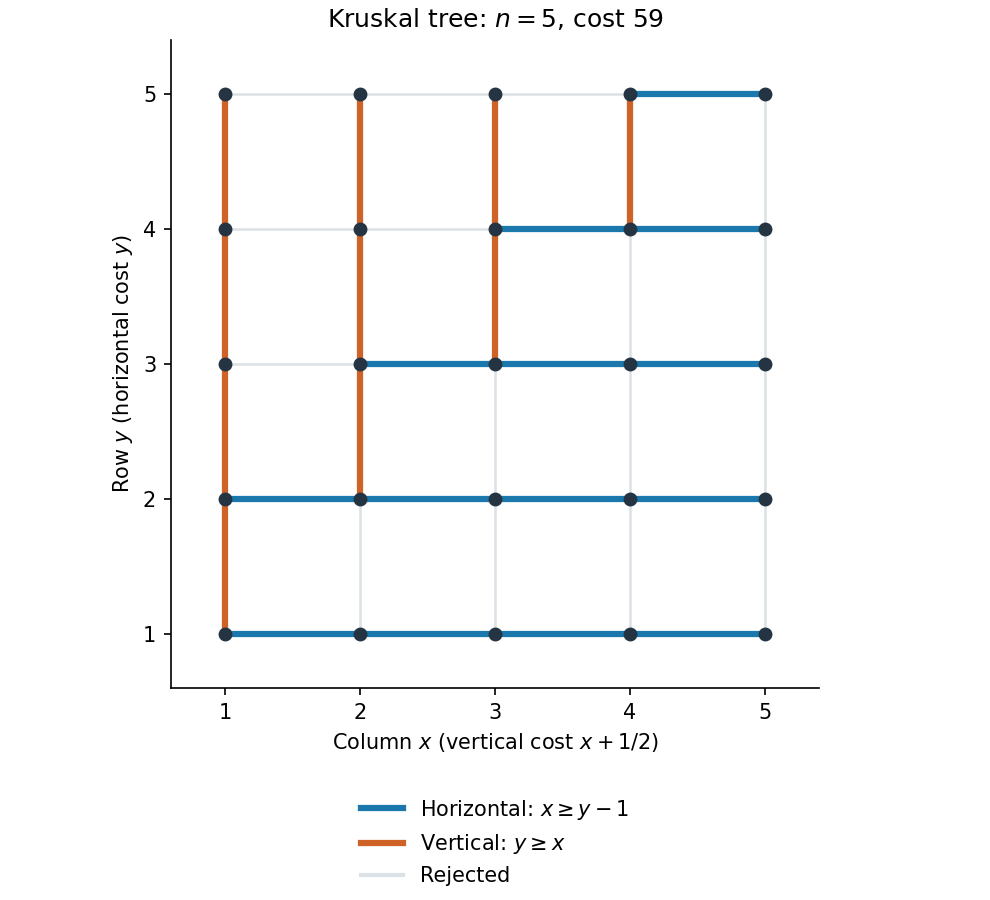

Reproduce this figure in Python.
"""Kruskal tree on the ASO weighted grid; Python 3.14, NumPy/Matplotlib per pyproject.toml."""
from pathlib import Path
import numpy as np
import matplotlib
matplotlib.use('Agg')
import matplotlib.pyplot as plt
from matplotlib.lines import Line2D


def main():
    n = 5
    fig, ax = plt.subplots(figsize=(6.6, 6.0), layout='constrained')
    count, cost = 0, 0.
    for y in range(1, n+1):
        for x in range(1, n):
            selected = x >= y-1
            ax.plot([x, x+1], [y, y], color='#1b78ad' if selected else '#dce1e5',
                    lw=3 if selected else 1.2, zorder=2 if selected else 1)
            if selected:
                count += 1
                cost += y
    for x in range(1, n+1):
        for y in range(1, n):
            selected = y >= x
            ax.plot([x, x], [y, y+1], color='#cf6227' if selected else '#dce1e5',
                    lw=3 if selected else 1.2, zorder=2 if selected else 1)
            if selected:
                count += 1
                cost += x+.5
    assert count == n*n-1
    assert np.isclose(cost, (n-1)*(4*n*n+13*n+12)/12)
    xx, yy = np.meshgrid(np.arange(1, n+1), np.arange(1, n+1))
    ax.scatter(xx, yy, s=32, color='#253442', zorder=3)
    ax.set(xticks=range(1,n+1), yticks=range(1,n+1), xlabel=r'Column $x$ (vertical cost $x+1/2$)',
           ylabel=r'Row $y$ (horizontal cost $y$)', title=fr'Kruskal tree: $n={n}$, cost ${cost:g}$',
           xlim=(.6, n+.4), ylim=(.6,n+.4), aspect='equal')
    ax.legend(handles=[Line2D([0],[0], color='#1b78ad', lw=3, label=r'Horizontal: $x\geq y-1$'),
                       Line2D([0],[0], color='#cf6227', lw=3, label=r'Vertical: $y\geq x$'),
                       Line2D([0],[0], color='#dce1e5', lw=2, label='Rejected')],
              loc='upper center', bbox_to_anchor=(.5, -.14), frameon=False, fontsize=10)
    ax.spines[['top','right']].set_visible(False)
    fig.savefig(Path.cwd() / (Path(__file__).stem + '.png'), dpi=150, facecolor='white', transparent=False)
    plt.close(fig)


if __name__ == '__main__':
    main()
